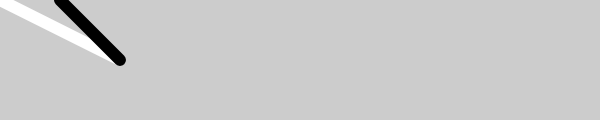
Frame 1 (no input)
Frame 60 (no input): identical to frame 1, image omitted
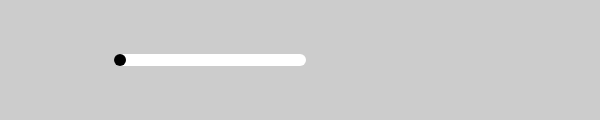
Frame 120 (the mouse pressed at the canvas centre since frame 60)

The p5.js sketch that drew these frames (run headless with seeded random() and noise() and a simulated clock; from frame 60 on, the mouse is pressed at the canvas centre):

// p5.js sketch
// ── sketch.js
function setup() {
  createCanvas(600, 120);
  strokeWeight(12);
}

function draw() {
  background(204);
  stroke(255);
  line(120, 60, mouseX, mouseY); // White line

  stroke(0);
  var mx = map(mouseX, 0, width, 60, 180);
  line(120, 60, mx, mouseY); // Black line

}
